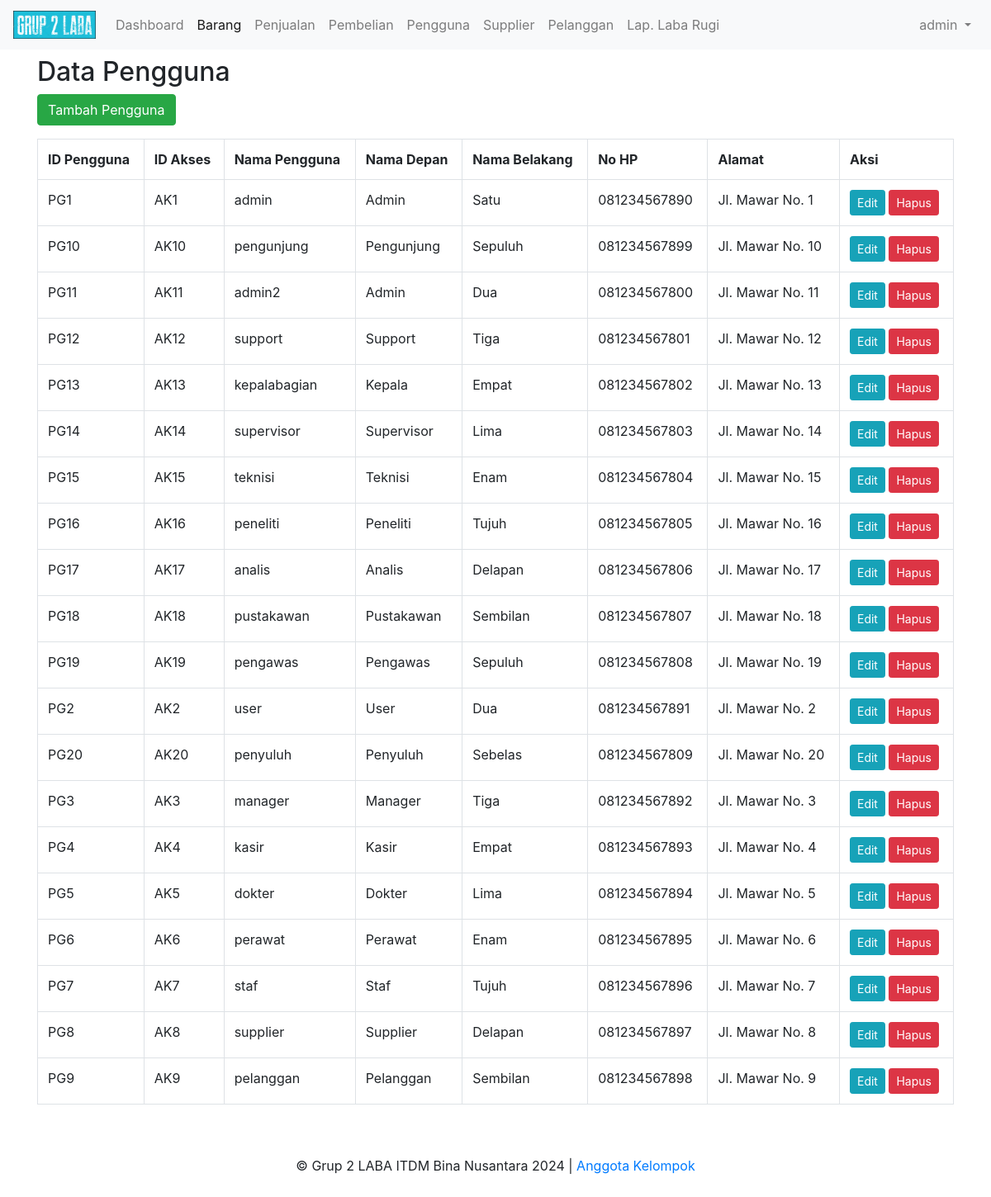
The app's page /pengguna (signed in) with its own data.
### tables this page shows
CREATE TABLE `Pengguna` (
 `IdPengguna` varchar(10) NOT NULL,
 `IdAkses` varchar(10) DEFAULT NULL,
 `NamaPengguna` varchar(20) DEFAULT NULL,
 `Password` varchar(32) DEFAULT NULL,
 `NamaDepan` varchar(20) DEFAULT NULL,
 `NamaBelakang` varchar(20) DEFAULT NULL,
 `NoHP` varchar(15) DEFAULT NULL,
 `Alamat` varchar(100) DEFAULT NULL,
 PRIMARY KEY (`IdPengguna`),
 UNIQUE KEY `NamaPengguna` (`NamaPengguna`) USING BTREE,
 KEY `IdAkses` (`IdAkses`),
 CONSTRAINT `pengguna_ibfk_1` FOREIGN KEY (`IdAkses`) REFERENCES `hakakses` (`IdAkses`)
);

### core/BaseController.php (called while the page is built, shortened)
<?php
class BaseController {
    public function view($view, $data = []) {
        extract($data);
        $base_url = Config::getBaseUrl();
        $public_url = Config::getPublicUrl();
        $user = $_SESSION['user'];
        require_once BASE_DIR.'views/' . $view . '.php';
    }
}

### controllers/PenggunaController.php (called while the page is built, shortened)
<?php
require_once BASE_DIR.'models/Pengguna.php';
class PenggunaController extends BaseController {
    public function index() {
        $pengguna = new Pengguna();
        $data['pengguna'] = $pengguna->all();
        $this->view('pengguna/index', $data);
    }
}

### index.php (called while the page is built, shortened)
<?php
require_once __DIR__.'/config/Config.php';
require_once __DIR__.'/config/MyDatabase.php';
require_once __DIR__.'/core/BaseModel.php';
require_once __DIR__.'/core/BaseController.php';
require_once __DIR__.'/core/Router.php';
$uri = isset($_GET['url']) ? $_GET['url'] : '';
Router::route($uri);

### config/Config.php (called while the page is built, shortened)
<?php
class Config {
    public static function getBaseUrl() {
        $requestUri = $_SERVER['REQUEST_URI'];
        $pos = strpos($requestUri, '/', 1);
        if ($pos === false) {
            return '/';
        }
        $basePath = substr($requestUri, 0, $pos + 1);
        return $basePath;
    }
    public static function getPublicUrl() {
        return static::getBaseUrl()."public/";
    }
}

### core/BaseModel.php (called while the page is built, shortened)
<?php
class BaseModel {
    protected $conn;
    protected $table;
    public function __construct() {
        $database = new MyDatabase();
        $this->conn = $database->getConnection();
    }
    public function all() {
        $query = "SELECT * FROM " . $this->table;
        $stmt = $this->conn->prepare($query);
        $stmt->execute();
        return $stmt->fetchAll(PDO::FETCH_ASSOC);
    }
}

### config/MyDatabase.php (called while the page is built, shortened)
<?php
class MyDatabase {
    private $host = "localhost";
    private $db_name = "tk4_grup2";
    private $username = "root";
    private $password = "";
    public function getConnection() {
        $this->conn = null;
        try {
            $this->conn = new PDO("mysql:host=" . $this->host . ";dbname=" . $this->db_name, $this->username, $this->password);
            $this->conn->exec("set names utf8");
        } catch(PDOException $exception) {
            echo "Koneksi db error: " . $exception->getMessage();
        }
        return $this->conn;
    }
}

### models/Pengguna.php (called while the page is built, shortened)
<?php
require_once BASE_DIR.'config/MyDatabase.php';
class Pengguna extends BaseModel {
    public function __construct() {
        $this->table = 'Pengguna';
    }
}

### views/pengguna/index.php (the view, shortened to what this page needs)
<!DOCTYPE html>
<html>
<head>
    <?php include_once $base_path."views/bootstrap_header.php"; ?>
</head>
<body>
<?php include_once $base_path."views/page_header.php"; ?>
<h2 class="h2 mt-5">Data Pengguna</h2>
<a class="btn btn-success mb-3" href="<?= $base_url;?>pengguna/create">Tambah Pengguna</a>
<table class="table table-stripped table-bordered">
    <tr>
        <th>ID Pengguna</th>
        <th>ID Akses</th>
        <th>Nama Pengguna</th>
        <th>Nama Depan</th>
        <th>Nama Belakang</th>
        <th>No HP</th>
        <th>Alamat</th>
        <th>Aksi</th>
    </tr>
    <?php foreach ($pengguna as $item): ?>
        <tr>
            <td><?= $item['IdPengguna'] ?></td>
            <td><?= $item['IdAkses'] ?></td>
            <td><?= $item['NamaPengguna'] ?></td>
            <td><?= $item['NamaDepan'] ?></td>
            <td><?= $item['NamaBelakang'] ?></td>
            <td><?= $item['NoHP'] ?></td>
            <td><?= $item['Alamat'] ?></td>
            <td>
                <a class="btn btn-info btn-sm" href="<?= $base_url;?>pengguna/edit/<?= $item['IdPengguna'] ?>">Edit</a>
                <a class="btn btn-danger btn-sm" href="<?= $base_url;?>pengguna/delete/<?= $item['IdPengguna'] ?>">Hapus</a>
            </td>
        </tr>
    <?php endforeach; ?>
</table>
<?php include_once $base_path."views/page_footer.php"; ?>
</body>
</html>

### core/Router.php (shortened to what this page needs)
<?php
class Router {
    public static function route($uri) {
        $uri = trim($uri, '/');
        if ($uri === '') {
            $controllerName = 'HomeController';
            $controllerFilename = "controllers/HomeController.php";
            $action = 'index';
            $param = null;
        } else {
            $segments = explode('/', $uri);
            $action = isset($segments[1]) ? $segments[1] : 'index';
            $param = isset($segments[2]) ? $segments[2] : null;
        }
        $controller = new $controllerName();
        if (method_exists($controller, $action)) {
            if ($param) {
                $controller->$action($param);
            } else {
                $controller->$action();
            }
        } else {
            echo "Maaf url yang anda masukan tidak ditemukan d";
            die;
        }
    }
}

### views/bootstrap_header.php (shortened to what this page needs)
<link rel="stylesheet" href="https://cdn.jsdelivr.net/npm/bootstrap@4.3.1/dist/css/bootstrap.min.css">

### views/page_header.php (shortened to what this page needs)
<header>
    <nav class="navbar navbar-expand-md navbar-light fixed-top bg-light">
        <a class="navbar-brand" href="#">
            <img src="<?= $public_url; ?>image/logo-long.png" width="100" />
        </a>
        <div class="collapse navbar-collapse" id="navbarCollapse">
            <ul class="navbar-nav mr-auto">
                <li class="nav-item ">
                    <a class="nav-link" href="<?= $base_url;?>">Dashboard</a>
                </li>
                <li class="nav-item active">
                    <a class="nav-link" href="<?= $base_url;?>barang">Barang</a>
                </li>
                <li class="nav-item">
                    <a class="nav-link" href="<?= $base_url;?>penjualan">Penjualan</a>
                </li>
                <li class="nav-item">
                    <a class="nav-link" href="<?= $base_url;?>pembelian">Pembelian</a>
                </li>
                <li class="nav-item">
                    <a class="nav-link" href="<?= $base_url;?>pengguna">Pengguna</a>
                </li>
                <li class="nav-item">
                    <a class="nav-link" href="<?= $base_url;?>supplier">Supplier</a>
                </li>
                <li class="nav-item">
                    <a class="nav-link" href="<?= $base_url;?>pelanggan">Pelanggan</a>
                </li>
                <li class="nav-item">
                    <a class="nav-link" href="<?= $base_url;?>pelanggan">Lap. Laba Rugi</a>
                </li>
            </ul>
            <ul class="navbar-nav ml-auto">
                <li class="nav-item dropdown">
                    <a class="nav-link dropdown-toggle" href="#" id="navbarDropdown" role="button" data-toggle="dropdown" aria-haspopup="true" aria-expanded="false">
                        <?= $user['NamaPengguna'];?>
                    </a>
                </li>
            </ul>
        </div>
    </nav>
</header>
<main role="main" class="flex-shrink-0">
    <div class="container">

### views/page_footer.php (shortened to what this page needs)
    </div>
</main>
<footer class="footer mt-auto py-3">
    <div class="container">
        <p style="text-align: center; margin-top: 30px;">&copy; Grup 2 LABA ITDM Bina Nusantara 2024 | <a href="#" data-toggle="modal" data-target="#modalKelompok">Anggota Kelompok</p>
    </div>
</footer>

### views/bootstrap_header.php (style rules this page uses)
body { padding: 20px; }

### records on screen
pengguna: NamaPengguna "admin", IdPengguna "PG1", IdAkses "AK1", NamaDepan "Admin", NamaBelakang "Satu", NoHP "081234567890", Alamat "Jl. Mawar No. 1"
pengguna: IdPengguna "PG10", IdAkses "AK10", NamaPengguna "pengunjung", NamaDepan "Pengunjung", NamaBelakang "Sepuluh", NoHP "081234567899", Alamat "Jl. Mawar No. 10"
pengguna: IdPengguna "PG11", IdAkses "AK11", NamaPengguna "admin2", NamaDepan "Admin", NamaBelakang "Dua", NoHP "081234567800", Alamat "Jl. Mawar No. 11"
pengguna: IdPengguna "PG12", IdAkses "AK12", NamaPengguna "support", NamaDepan "Support", NamaBelakang "Tiga", NoHP "081234567801", Alamat "Jl. Mawar No. 12"
pengguna: IdPengguna "PG13", IdAkses "AK13", NamaPengguna "kepalabagian", NamaDepan "Kepala", NamaBelakang "Empat", NoHP "081234567802", Alamat "Jl. Mawar No. 13"
pengguna: IdPengguna "PG14", IdAkses "AK14", NamaPengguna "supervisor", NamaDepan "Supervisor", NamaBelakang "Lima", NoHP "081234567803", Alamat "Jl. Mawar No. 14"
pengguna: IdPengguna "PG15", IdAkses "AK15", NamaPengguna "teknisi", NamaDepan "Teknisi", NamaBelakang "Enam", NoHP "081234567804", Alamat "Jl. Mawar No. 15"
pengguna: IdPengguna "PG16", IdAkses "AK16", NamaPengguna "peneliti", NamaDepan "Peneliti", NamaBelakang "Tujuh", NoHP "081234567805", Alamat "Jl. Mawar No. 16"
pengguna: IdPengguna "PG17", IdAkses "AK17", NamaPengguna "analis", NamaDepan "Analis", NamaBelakang "Delapan", NoHP "081234567806", Alamat "Jl. Mawar No. 17"
pengguna: IdPengguna "PG18", IdAkses "AK18", NamaPengguna "pustakawan", NamaDepan "Pustakawan", NamaBelakang "Sembilan", NoHP "081234567807", Alamat "Jl. Mawar No. 18"
pengguna: IdPengguna "PG19", IdAkses "AK19", NamaPengguna "pengawas", NamaDepan "Pengawas", NamaBelakang "Sepuluh", NoHP "081234567808", Alamat "Jl. Mawar No. 19"
pengguna: IdPengguna "PG2", IdAkses "AK2", NamaPengguna "user", NamaDepan "User", NamaBelakang "Dua", NoHP "081234567891", Alamat "Jl. Mawar No. 2"
pengguna: IdPengguna "PG20", IdAkses "AK20", NamaPengguna "penyuluh", NamaDepan "Penyuluh", NamaBelakang "Sebelas", NoHP "081234567809", Alamat "Jl. Mawar No. 20"
pengguna: IdPengguna "PG3", IdAkses "AK3", NamaPengguna "manager", NamaDepan "Manager", NamaBelakang "Tiga", NoHP "081234567892", Alamat "Jl. Mawar No. 3"
pengguna: IdPengguna "PG4", IdAkses "AK4", NamaPengguna "kasir", NamaDepan "Kasir", NamaBelakang "Empat", NoHP "081234567893", Alamat "Jl. Mawar No. 4"
pengguna: IdPengguna "PG5", IdAkses "AK5", NamaPengguna "dokter", NamaDepan "Dokter", NamaBelakang "Lima", NoHP "081234567894", Alamat "Jl. Mawar No. 5"
pengguna: IdPengguna "PG6", IdAkses "AK6", NamaPengguna "perawat", NamaDepan "Perawat", NamaBelakang "Enam", NoHP "081234567895", Alamat "Jl. Mawar No. 6"
pengguna: IdPengguna "PG7", IdAkses "AK7", NamaPengguna "staf", NamaDepan "Staf", NamaBelakang "Tujuh", NoHP "081234567896", Alamat "Jl. Mawar No. 7"
pengguna: IdPengguna "PG8", IdAkses "AK8", NamaPengguna "supplier", NamaDepan "Supplier", NamaBelakang "Delapan", NoHP "081234567897", Alamat "Jl. Mawar No. 8"
pengguna: IdPengguna "PG9", IdAkses "AK9", NamaPengguna "pelanggan", NamaDepan "Pelanggan", NamaBelakang "Sembilan", NoHP "081234567898", Alamat "Jl. Mawar No. 9"
